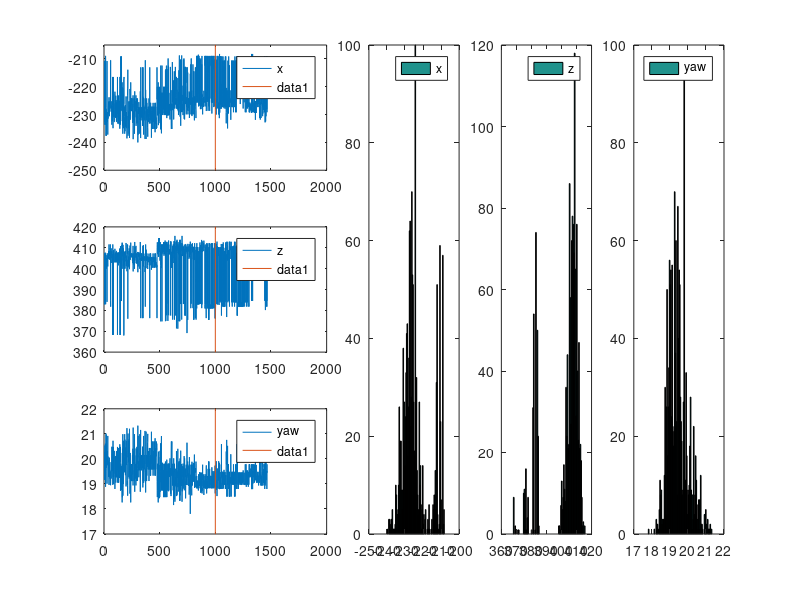
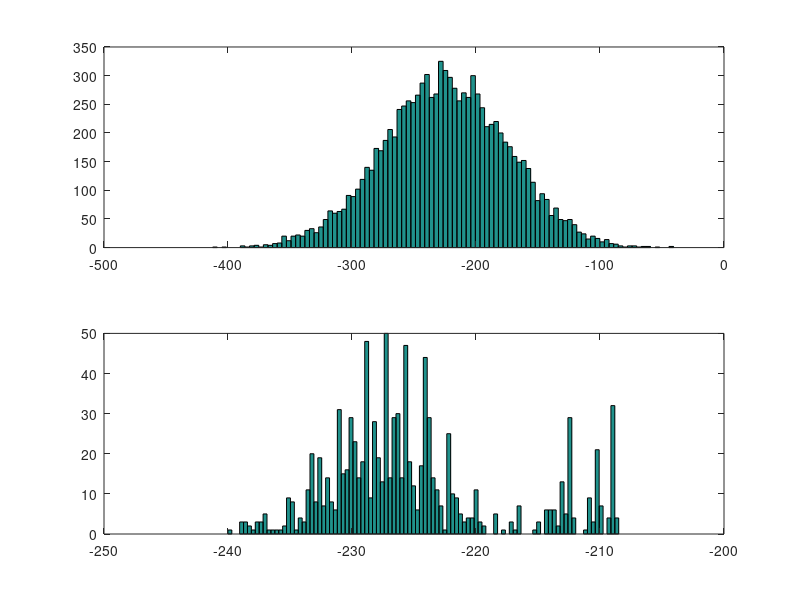

Source code (MATLAB) for these figures, in order: (Note: this script raises an error after producing the figures.)
%%% Implements a kalman filter to run on recorded data (offline)
%%% Developed in MATLAB 2020

close all
%% data loading and splitting
a = dlmread('data1.txt');
x   = a(:,2);
z   = a(:,3);
yaw = a(:,4);

x_train   = x(1:1000)
z_train   = z(1:1000)
yaw_train = yaw(1:1000)

x_valid   = x(1001:end)
z_valid   = z(1001:end)
yaw_valid = yaw(1001:end)


%% Overview of all data

figure('Position', [10 10 1300 600]);clf; hold on
subplot(3,5,[1 2]);     plot(x);        legend('x','train/test split');   line([1e3 1e3],[-500 500]); ylim([-250 -205])
subplot(3,5,[6 7]);     plot(z);        legend('z','train/test split');   line([1e3 1e3],[-500 500]); ylim([360 420])
subplot(3,5,[11 12]);   plot(yaw);      legend('yaw','train/test split'); line([1e3 1e3],[-500 500]); ylim([17 22])   
subplot(3,5,[3 8 13]);  hist(x, 100);   legend('x')
subplot(3,5,[4 9 14]);  hist(z, 100);	legend('z')
subplot(3,5,[5 10 15]); hist(yaw, 100); legend('yaw')


%% Demo of fitting a gaussian 
avg = mean(x_train);
variance = var(x_train);
sample = avg + randn(1, 10000)*variance;

figure()
subplot(2,1,1); hist(sample,100)
subplot(2,1,2); hist(x_train,100)


%% System model

% ts = (a(:,1) - circshift(a(:,1), 1))

Ts = 0.0386

A = [1 Ts  0 0   0 0;
     0 0   0 0   0 0;
     0 0   1 Ts  0 0;
     0 0   0 0   0 0;
     0 0   0 0   1 Ts;
     0 0   0 0   0 0];

B = zeros(6,3);

C = [1 0   0 0   0 0;
     0 0   1 0   0 0;
     0 0   0 0   1 0];

Rw= [1 0   0 0   0 0;
     0 1   0 0   0 0;
     0 0   1 1   0 0;
     0 0   0 1   0 0;
     0 0   0 0   1 0;
     0 0   0 0   0 1];
 


u = zeros(3, length(x_train))

y = [x_train, z_train, yaw_train]'

% Rv = [var(x_train)^2   0               0;
%      0              var(y_train)^2     0;
%      0              0               var(yaw_train)^2]
 
Rv = cov(y')

%% Luenberg predictor
P = [0.55 0.41 0.4 0.65 0.5 0.45]
yhat_luenberg = pablo_luenberg(u, y, P, A, B, C);

figure(); clf; hold on
plot(yhat_luenberg(3,:))
plot(yaw_train)
legend('predicted x_train', 'real x_train')


%% Kalman filter
LL = eye(6)
[yhat_kalman_tv2, mse] = custom_tvkalman(u, y, A, B, C, [], Rw, Rv, LL, [], [])

figure(); clf; hold on
plot(yhat_kalman_tv2(3,:))
plot(yaw_train)
legend('predicted x_train', 'real x_train')


%% %%%%%%%%%%%%%%%%%%%%%%%%%%%%%%%%%%%%%%%%%%%%%%%%%%%%%%%%%%%%%%%%%%%%%%%%
% FUNCS
%%%%%%%%%%%%%%%%%%%%%%%%%%%%%%%%%%%%%%%%%%%%%%%%%%%%%%%%%%%%%%%%%%%%%%%%%%%


function yhat_luenberg = pablo_luenberg(u, y, P, A, B, C);
    %%% Gets a one-step prediction from Luembergs observer for the system 
    %%% output yhat. Function inputs are:
    %%%     u: known input
    %%%     y: known output
    %%%     P: observer poles
    %%%     A, B, C: propagation & measurement equation matrices*
 
    L = (place(A',C',P))';
    
    xhat = zeros(6,max(size(u)));
    yhat = zeros(3,max(size(u)));
    
    for k = 1:max(size(u))
        xhat(:,k+1) = A * xhat(:,k) + B*u(:,k) + L*(y(:,k) - C*xhat(:,k));
        yhat(:,k) = C * xhat(:,k);
    end
    
    xhat_luenberg = xhat;
    yhat_luenberg = yhat;
end




function [yhat, mse] = custom_tvkalman(u, y, A, B, C, D, Q, R, LL, L0, P0)
    %%% Time variant Kalman filter
    % Q: Covariance matrix for process noise
    % R: Covariance matrix for measurement noise
    % L0: initial filter gain value - initiated within the function
    % P0: initial covariance estimation error - initiated within the function
 
    xhat = zeros(6,max(size(u)));
    yhat = zeros(3,max(size(u)));

    L = zeros(6,3,max(size(u)));  % filter gain K
    P = zeros(6,6,max(size(u)));  % covariance estimation error
    
    % we are at instant K (known state) aiming to predict k+1
    for k = 1:max(size(u))-1
        % Propagation loop
        xhat(:,k+1) = A*xhat(:,k) + B*u(:,k);
        P(:,:,k+1)  = A*P(:,:,k)*A' + LL*Q*LL';

        % Predict output needs to be extracted here to keep causality
        % ONLY IF USED AS A PREDICTOR
        % yhat(:,k+1) = C*xhat(:,k+1);

        % Upgrade loop - This would happen at the beggining of the next
        % loop, therefore all (k+1)s are actually (k)s so causality holds.
        L(:,:,k+1)    = P(:,:,k+1) * C' * (C*P(:,:,k+1)*C' + R)^(-1);
        xhat(:,k+1) = xhat(:,k+1) + L(:,:,k+1)*(y(:,k+1) - C*xhat(:,k+1));
        P(:,:,k+1)  = P(:,:,k+1) - L(:,:,k+1)*C*P(:,:,k+1);
        
        yhat(:,k+1) = C*xhat(:,k+1);
    end 
    
    mse = [immse(y(1,:), yhat(1,:)); immse(y(2,:), yhat(2,:))];
end
  
 
